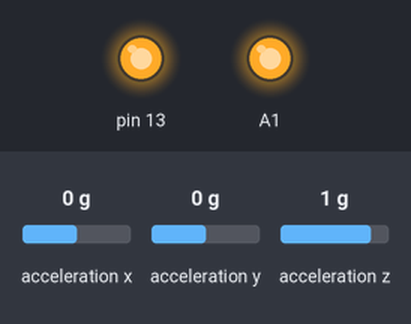
A sketch run on a simulated Arduino Mega 2560, built with avr-gcc and run on an emulated ATmega2560. Parts: output pins drawn as LEDs (lit = HIGH). Wiring (inferred from the names in the program): ADXL345 accelerometer at I2C address 0x53. The test bench sets the inputs (shaded band); at power-on: acceleration x 0 g, acceleration y 0 g, acceleration z 1 g.

Above: at 1.2 s.
1.3 s: acceleration x set to 0.2 g
At 2.0 s:
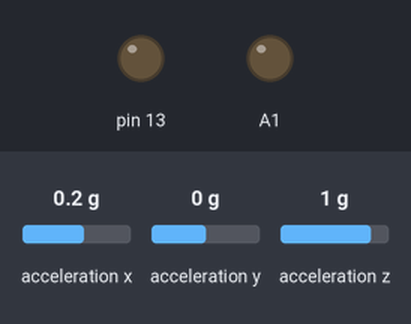
2.8 s: acceleration x set to -1.4 g
At 3.7 s:
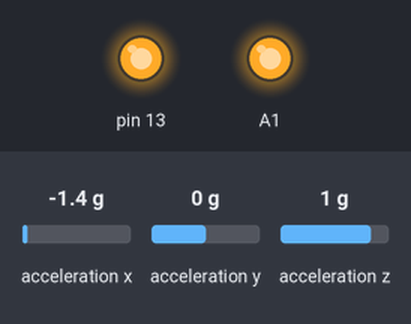
4.3 s: acceleration x set to 0.8 g
At 5.5 s:
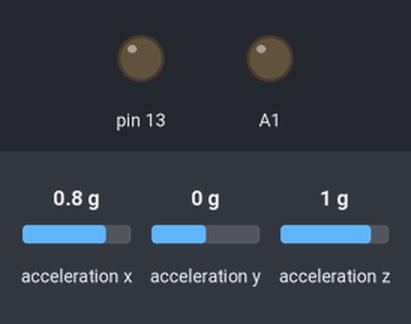
Timing chart, 0 to 7.3 s (numbered marks = the images above; inputs shaded):
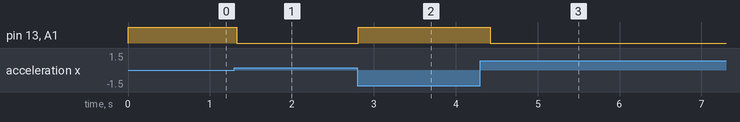

Measured:
- the behaviour switches between 0 and 0.1 g on acceleration x (found by bisection; images 0 and 1)
- after the input at 1.3 s, pin 13, A1: HIGH → LOW at once
- after the input at 2.8 s, pin 13, A1: LOW → HIGH at once
- after the input at 4.3 s, pin 13, A1: HIGH → LOW after 0.12 s

The sketch:

double_inclination_switch.ino
```cpp
/* This device uses one accelerometers (ADXL345) to make sure the telescope
 *  doesn't go to a bad direction, in both RA and Dec.
 *  Please make sure to set transmit=1 and make sure the raw x,y,z match the two projections
 *  Uses code from: https://howtomechatronics.com/tutorials/arduino/how-to-track-orientation-with-arduino-and-adxl345-accelerometer/
 *  2 accelerometer code from: https://forum.arduino.cc/index.php?topic=610345.0 (I couldn't get this to work!)
 *

*/

#include "Parser.h"
#include "VoltagePin.h"
#include "GroundPin.h"
#include "OutputPin.h"
#include "Timer.h"

#define BUF_SIZE 5

#include<Wire.h>

// pinout MEGA2560: SCL->SCL and SDA->SDA and VCC to 3.3v and GND->GND)
// pinout NANO328:  SCL->A5 (blue) and SDA->A4 (yellow) and VCC to 3.3v and GND->GND)

Parser parser("inclination", "DoubleSwitch v1.00");

bool transmit=0; // do we want a constant serial output with the current data?
float pause=10; // delay between measurements, in milliseconds
unsigned long int anti_flip_delay=10;

// thresholds for inclination (value of z-component of normalized acceleration vector)
float thresh1=0.05;
float thresh2=-0.1;

// defining the accelerometers
// #define accel_module1 (0x1d)         // SDO-> Vcc
#define accel_module1 (0x53)         // SDO-> GND

float x, y, z; // acceleration values

// first vector in space to make sure front end is above horizon (must put X direction towards front end!)
float X1=1.00;
float Y1=0.0;
float Z1=0.0;

// second vector to make sure counterweight is below horizon
float X2=0;
float Y2=0;
float Z2=1;

char state1[5] = "up"; // if projection of x,y,z on X1,Y1,Z1 is above threshold
char state2[5] = "up"; // if projection of x,y,z on X2,Y2,Z2 is above threshold

int index=0;
float projections1[BUF_SIZE]={0};
float projections2[BUF_SIZE]={0};

float average1=0;
float average2=0;

VoltagePin led(13); // indication light!

// relay setup (must connect VCC pin to board 5v pin and GND to GND pin)
VoltagePin relay(A1); // kill the telescope when under horizon OR when counterweight above horizon

void setup() {

  Serial.begin(9600); // Initiate serial communication for printing the results on the Serial monitor

  Parser::debug_bit=0;
  parser.addCommand("transmit", &setTransmission);
  parser.addCommand("pause", &setPause);
  parser.addCommand("status", &statusReport);

  relay.setInversion(); // invert the switch so that on means the relay is on

  Wire.begin(); // Initiate the Wire library

  // Set ADXL345 in measuring mode (sensor 1)
  Wire.beginTransmission(accel_module1); // Start communicating with the device
  Wire.write(0x2D); // Access/ talk to POWER_CTL Register - 0x2D
  // Enable measurement
  Wire.write(8); // (8dec -> 0000 1000 binary) Bit D3 High for measuring enable
  Wire.endTransmission();

}


void serialEvent() {

  parser.readingInput();

}

void loop() {

  parser.checkInput(); // check if any command is issued...

  // === Read acceleromter data === //
  readAcceleration(accel_module1, x, y, z);

  float norm=sqrt(x*x+y*y+z*z); // normalize the current measurements
  float norm1 = sqrt(X1*X1+Y1*Y1+Z1*Z1); // normalize the first vector
  float norm2 = sqrt(X2*X2+Y2*Y2+Z2*Z2); // normalize the second vector

  projections1[index]=(x*X1+y*Y1+z*Z1)/norm/norm1; // dot product of current measurement on the first vector
  projections2[index]=(x*X2+y*Y2+z*Z2)/norm/norm2; // dot product of current measurement on the second vector

  index++; // looping index
  if(index>=BUF_SIZE) index=0; // keep track of the last 10 measurements (choose BUF_SIZE)

  average1=0;
  average2=0;

  for(int i=0; i<BUF_SIZE;i++){
    if(!isnan(projections1[i])) average1+=projections1[i];
    if(!isnan(projections2[i])) average2+=projections2[i];
  }
  average1/=BUF_SIZE;
  average2/=BUF_SIZE;

  if(average1<thresh1) snprintf(state1,5,"down");
  else snprintf(state1,5,"up");

  if(average2<thresh2) snprintf(state2,5,"down");
  else snprintf(state2,5,"up");

  if(average1<thresh1 || average2<thresh2){ // one of the accelerometers is pointing down

    if(relay.getState()) // only when turning off from the on state
      anti_flip_delay*=2; // each time we kill the current the delay grows larger, so this doesn't endlessly flip the power to the mount (power-off the arduino to reset)

    relay.setState(0); // kill the switch
    led.setState(1); // indicate this on the built-in LED
    delay(anti_flip_delay); // this delay is to prevent flickering: when the acceleration is borderline for turning off the current it might start fliping the switch on/off very fast

  }
  else{
    relay.setState(1); // everything is ok, switch can turn on
    led.setState(0); // turn off the LED
  }

  delay(pause);

  if(transmit) statusReport("");

}


void readAcceleration(int address, float &x, float &y, float &z){

  Wire.beginTransmission(address);
  Wire.write(0x32); // Start with register 0x32 (ACCEL_XOUT_H)
  Wire.endTransmission(false);
  Wire.requestFrom(address, 6, true); // Read 6 registers total, each axis value is stored in 2 registers
  x = ( Wire.read()| Wire.read() << 8); // X-axis value
  x = x/256; //For a range of +-2g, we need to divide the raw values by 256, according to the datasheet
  y = ( Wire.read()| Wire.read() << 8); // Y-axis value
  y = y/256;
  z = ( Wire.read()| Wire.read() << 8); // Z-axis value
  z = z/256;

}


void statusReport(char *arg){

  Serial.print("Raw values: ");
  Serial.print(x);
  Serial.print(", ");
  Serial.print(y);
  Serial.print(", ");
  Serial.print(z);

  Serial.print(" | vector1: ");
  Serial.print(X1);
  Serial.print(", ");
  Serial.print(Y1);
  Serial.print(", ");
  Serial.print(Z1);

  Serial.print(" | average1= ");
  Serial.print(average1);

  Serial.print(" | state1= ");
  Serial.print(state1);

  Serial.print(" | vector2: ");
  Serial.print(X2);
  Serial.print(", ");
  Serial.print(Y2);
  Serial.print(", ");
  Serial.print(Z2);

  Serial.print(" | average2= ");
  Serial.print(average2);

  Serial.print(" | state2= ");
  Serial.println(state2);

}

void setTransmission(char *arg){

  transmit=parser.parseBool(arg);

}

void setPause(char *arg){

  pause=atoi(arg);

}
```
